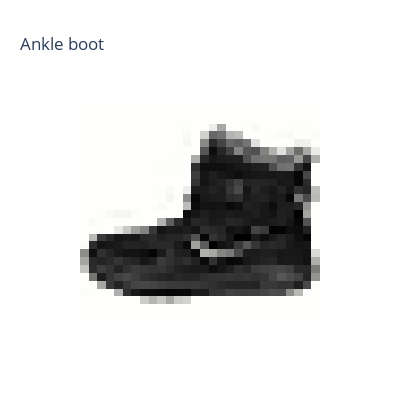

Notebook cell for this chart:
### Code cell
figure = go.Figure(layout_height = 400, layout_width=400, layout_title=class_names[label])
figure.add_heatmap(z=image.squeeze(), colorscale="gray_r", showscale=False)
figure.update_xaxes(visible=False)
figure.update_yaxes(autorange="reversed", visible=False)

### Figure 1 — Plotly figure (JSON) as saved in the notebook; plotly's stock layout.template omitted (floating-point values rounded to 4 significant figures; data arrays with more than 128 entries replaced by an {"elided": "..."} marker saying what was removed)
{"data": [{"colorscale": [[0, "rgb(254, 254, 253)"], [0.09091, "rgb(224, 224, 223)"], [0.1818, "rgb(197, 197, 195)"], [0.2727, "rgb(171, 171, 170)"], [0.3636, "rgb(146, 146, 145)"], [0.4545, "rgb(124, 123, 122)"], [0.5455, "rgb(102, 101, 101)"], [0.6364, "rgb(81, 80, 80)"], [0.7273, "rgb(59, 59, 59)"], [0.8182, "rgb(38, 38, 38)"], [0.9091, "rgb(16, 16, 16)"], [1, "rgb(0, 0, 0)"]], "showscale": false, "type": "heatmap", "z": {"elided": "28x28 float values"}}], "layout": {"height": 400, "title": {"text": "Ankle boot"}, "width": 400, "xaxis": {"visible": false}, "yaxis": {"autorange": "reversed", "visible": false}}}
